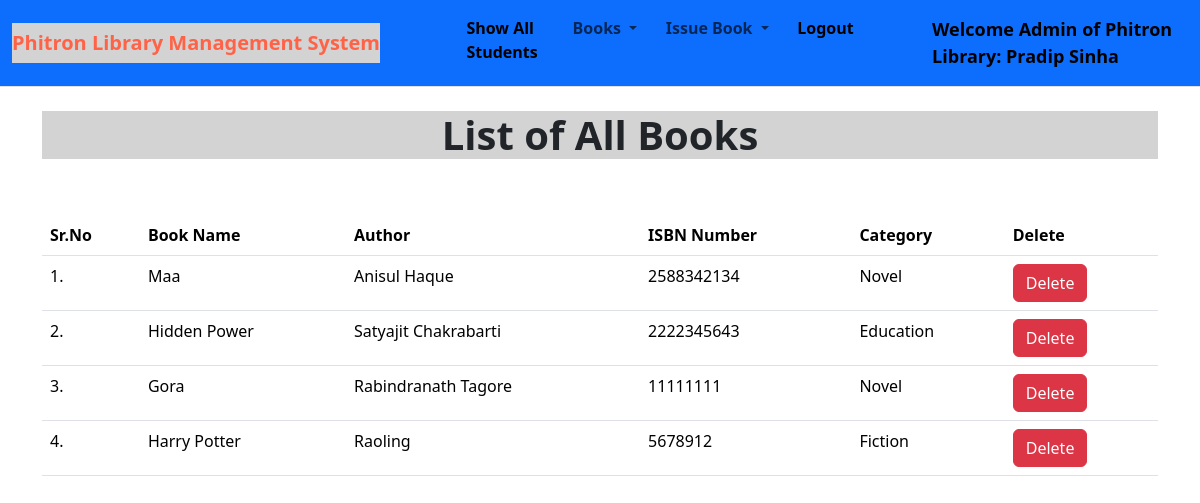
/show_books/ (signed in), run on the app's committed database.
### library/models.py (models this page shows, shortened)
class Book(models.Model):
    name = models.CharField(max_length=100)
    author = models.CharField(max_length=100)
    isbn = models.PositiveIntegerField()
    category = models.CharField(max_length=80)

### library/views.py (the view)
# urls.py: path("show_books/", views.show_books, name="show_books"),
def show_books(request):
    books = Book.objects.all()
    return render(request, "show_books.html", {'books':books})

### library/templates/show_books.html (shortened to what this page needs)
{% extends 'admin_navbar.html' %}
{% load static %}
{% block body %}
<div class="container mt-4">
    <h1 class="text-center" style="font-weight: bold; background-color: lightgrey;">List of All Books</h1>
    <br></br>
    <table class="table table-hover" id="example">
        <thead>
            <tr>
                <th>Sr.No</th>
                <th>Book Name</th>
                <th>Author</th>
                <th>ISBN Number</th>
                <th>Category</th>
                <th>Delete</th>
            </tr>
        </thead>
        <tbody>
            {% for book in books %}
            <tr>
                <td>{{forloop.counter}}.</td>
                <td>{{book.name}}</td>
                <td>{{book.author}}</td>
                <td>{{book.isbn}}</td>
                <td>{{book.category}}</td>
                <td><a href="/delete_book/{{book.id}}/" class="btn btn-danger" onclick="return confirm('Are you confirm to delete this book?')">Delete</a></td>
            </tr>
            {% endfor %}
        </tbody>
    </table>
    </div>
{% endblock %}

### library/templates/admin_navbar.html (shortened to what this page needs)
<!doctype html>
{% load static %}
<html lang="en">
  <head>
    <link rel="stylesheet" href="{% static 'library/css/bootstrap.min.css' %}">
  </head>
  <body>
    <nav class="navbar navbar-expand-lg bg-primary border-bottom border-body">
        <div class="container-fluid">
          <a class="navbar-brand" href="#" style="font-weight: bold;background: lightgrey;color: tomato">Phitron Library Management System</a>
          <div class="collapse navbar-collapse" id="navbarSupportedContent">
            <ul class="navbar-nav me-auto mb-2 mb-lg-0">
              <li class="nav-item">
                <a class="nav-link active" aria-current="page" href="/show_students/" style="font-weight: bold;">Show All Students</a>
              </li>
              <li class="nav-item dropdown">
                <a class="nav-link dropdown-toggle" href="#" id="navbarDropdown" role="button" data-bs-toggle="dropdown" aria-expanded="false" style="font-weight: bold;">
                  Books
                </a>
              </li>
              <li class="nav-item dropdown">
                <a class="nav-link dropdown-toggle" href="#" id="navbarDropdown" role="button" data-bs-toggle="dropdown" aria-expanded="false" style="font-weight: bold;">
                  Issue Book
                </a>
              </li>
              <li class="nav-item">
                <a class="nav-link active" aria-current="page" href="/logout/" style="font-weight: bold;">Logout</a>
              </li>
              <li class="nav-item">
                <a style="font-weight:600; font-family:'Segoe UI', Tahoma, Geneva, Verdana, sans-serif; font-size: large;" class="nav-link active" href="#">Welcome Admin of Phitron Library: {{request.user}}</a>
              </li>
            </ul>
          </div>
        </div>
      </nav>
      {% block body %}
      {% endblock %}
  </body>
</html>

### data on the page
Book: name "Maa", author "Anisul Haque", isbn "2588342134", category "Novel"
Book: name "Hidden Power", author "Satyajit Chakrabarti", isbn "2222345643", category "Education"
Book: name "Gora", author "Rabindranath Tagore", isbn "11111111", category "Novel"
Book: name "Harry Potter", author "Raoling", isbn "5678912", category "Fiction"

### other printed values
{{ request.user }} "Pradip Sinha"
